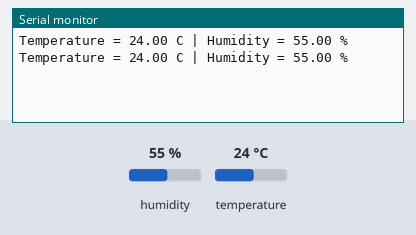
The sketch below on a simulated Arduino Uno, built with avr-gcc and run on an emulated ATmega328P. Parts: the last lines printed to the serial monitor. The test bench sets the inputs (shaded band); at power-on: humidity 55 %, temperature 24 °C.

Above: at 5.8 s.
5.9 s: humidity set to 22 %
At 10.6 s:
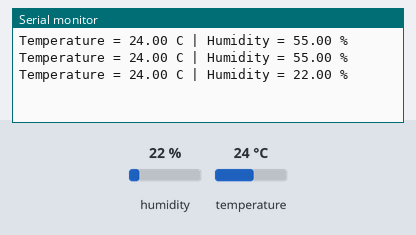
11.9 s: temperature set to 12 °C
At 15.8 s:
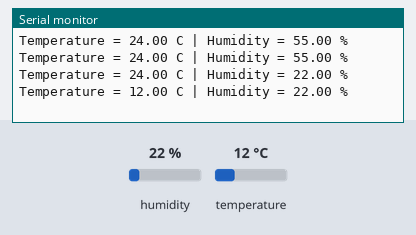
17.9 s: humidity set to 40 %
At 21.1 s:
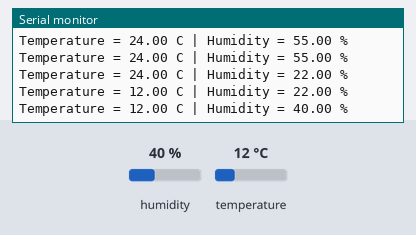
Timing chart, 0 to 22.6 s (numbered marks = the images above; inputs shaded):
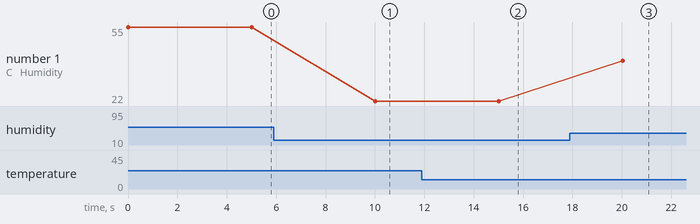

The sketch:

humidityandtemperature.ino
```cpp
#include <dht.h>
#define dataPin 8

dht DHT;

void setup() {
  Serial.begin(9600);
}

void loop() {
  float temperature, humidity;
  readDHTData(temperature, humidity);
  printDHTData(temperature, humidity);
  delay(5000);
}

void readDHTData(float& temperature, float& humidity) {
  int readData = DHT.read22(dataPin);
  temperature = DHT.temperature;
  humidity = DHT.humidity;
}

void printDHTData(float temperature, float humidity) {
  Serial.print("Temperature = ");
  Serial.print(temperature);
  Serial.print(" C | ");
  Serial.print("Humidity = ");
  Serial.print(humidity);
  Serial.println(" % ");
  Serial.println("");
}
```

Measured:
- after the input at 5.9 s, the serial monitor: prints a new line after 4.1 s (image 1)
- after the input at 11.9 s, the serial monitor: prints a new line after 3.1 s (image 2)
- after the input at 17.9 s, the serial monitor: prints a new line after 2.1 s (image 3)
- plotted number 1: 55 → 22 after the input at 5.9 s, 22 → 40 after the input at 17.9 s
